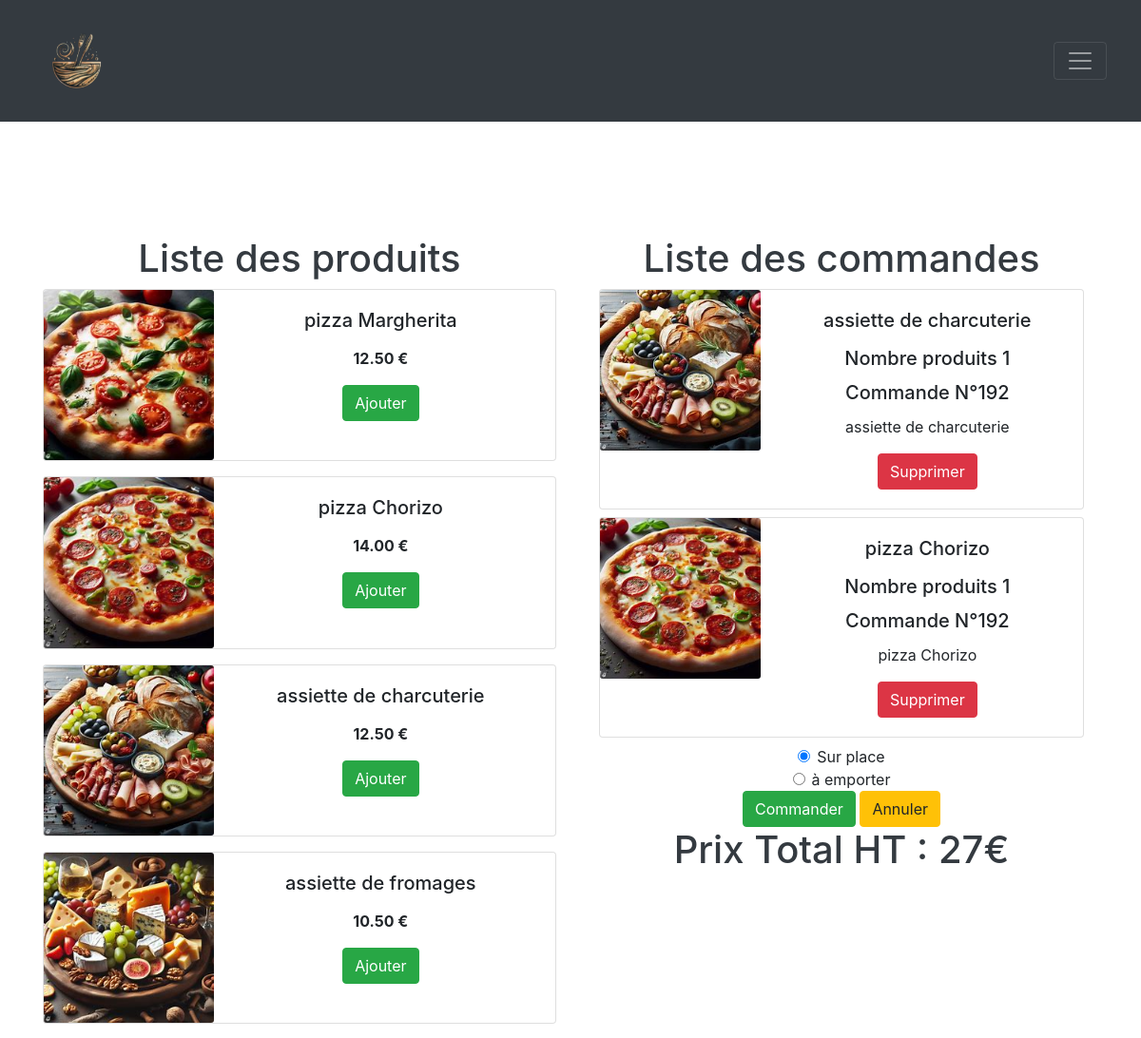
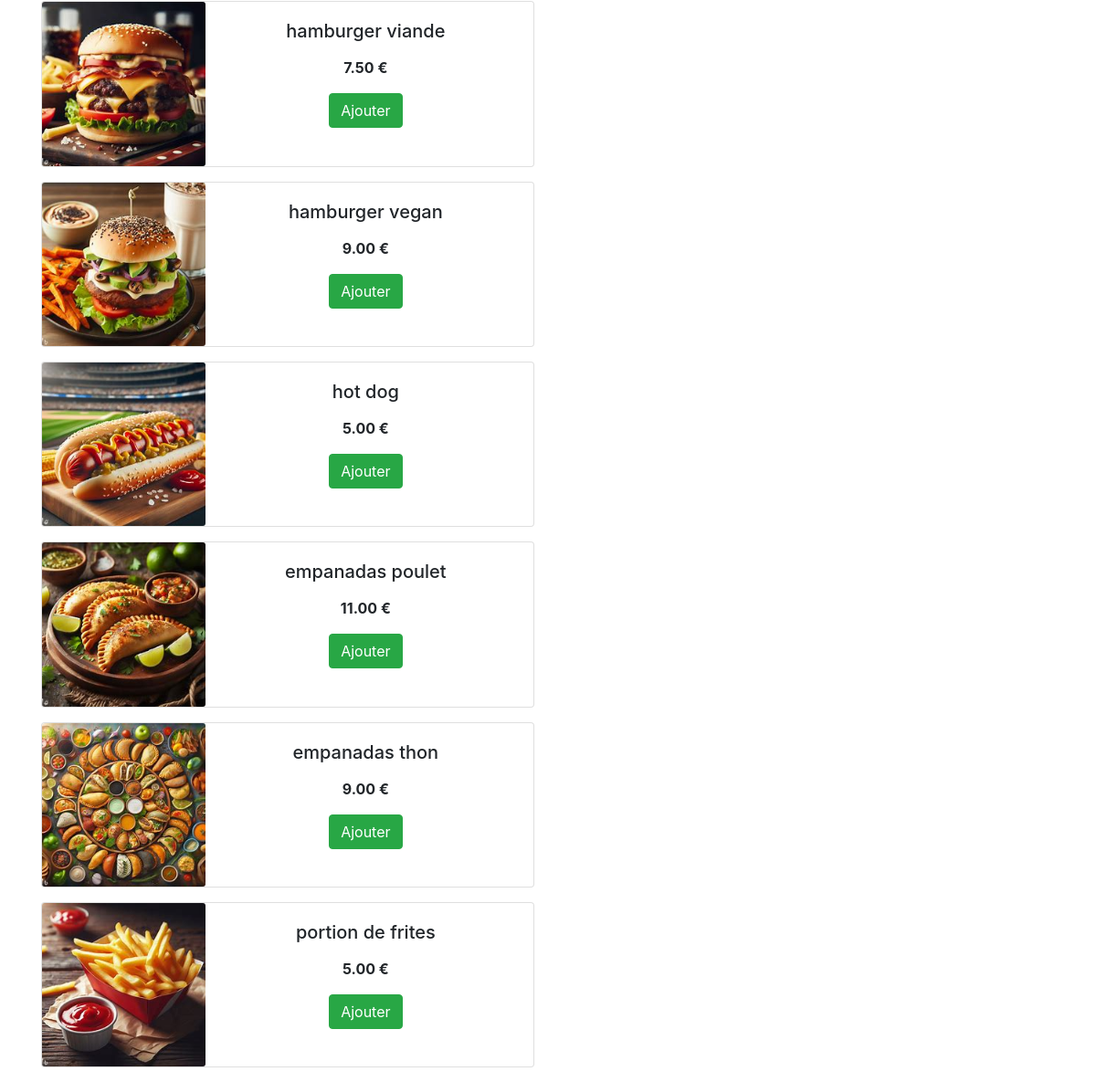
The page /list.php (signed in) on the database its author committed (2 pictures, top to bottom).
### tables this page shows
CREATE TABLE `produit` (
  `id_produit` int NOT NULL,
  `libelle` varchar(255) NOT NULL,
  `prix_ht` decimal(10,2) NOT NULL,
  `descProduit` varchar(250) DEFAULT NULL
);

CREATE TABLE `ligne` (
  `id_ligne` int NOT NULL,
  `id_commande` int NOT NULL,
  `id_produit` int NOT NULL,
  `qte` int NOT NULL DEFAULT '0',
  `total_ligne_ht` decimal(10,2) NOT NULL DEFAULT '0.00'
);

### class/database.class.php (called while the page is built, shortened)
<?php
class Database
{
    private PDO $dbh;
    function __construct(PDO $pDO)
    {
        $this->dbh = $pDO;
    }
    public function SelectDb(string $sql, ?array $champs)
    {
        try {
            $sth = $this->dbh->prepare($sql);
            $sth->execute($champs);
            $row = $sth->fetchAll();
            return $row;
        } catch (PDOException $e) {
            die("<p>Erreur lors de la requête SELECT SQL : " . $e->getMessage() . "</p>");
        }
    }
}
?>

### list.php (the view, shortened to what this page needs)
<?php
include_once "class/database.class.php";
$objetConnexion = db_connect();
$db = new Database($objetConnexion);
$user = $_SESSION["user"];
if ($user) {
    $produits = $db->SelectDb("SELECT * FROM produit;", NULL);
    $commandes = $db->SelectDb("SELECT * FROM commande, user WHERE user.id_user = commande.id_user AND commande.id_user=:idUser;", [":idUser" => $user['id_user']]);
    if (!empty($commandes)) {
        $lignes = $db->SelectDb("SELECT id_ligne,id_commande,id_produit,qte,total_ligne_ht FROM `ligne`, user WHERE user.id_user = :id_user AND ligne.id_commande = :id_commande", [":id_user" => $user['id_user'], ":id_commande" => $commandes[0]["id_commande"]]);
    }
}
?>
<!doctype html>
<html lang="fr">
<head>
    <?php
    include('header.php');
    ?>
    <div class="container">
        <div class="row">
            <div class="col align-self-start">
                <div class="text-dark">
                    <h1>Liste des produits</h1>
                </div>
                <?php
                foreach ($produits as $row) {
                    echo
                        '
                    <form method="POST">
                    <div class="card mb-3" style="max-width: 640px;">
                    <div class="row no-gutters">
                        <div class="col-md-4">
                            <img src="images/' . $row['libelle'] . '.jpg" class="card-img" alt="pizza">
                        </div>
                        <div class="col-md-8">
                            <div class="card-body" style="width: 350px;">
                                <h5 class="card-title">' . $row['libelle'] . '</h5>
                                <p class="card-text">' . $row['descProduit'] . '</p>
                                <p class="font-weight-bold">' . $row['prix_ht'] . ' €</p>
                                <input type="hidden"  name="productID" value="' . $row['id_produit'] . '">
                                <input type="submit" value="Ajouter" name="ajouter" class="btn btn-success"/>
                            </div>
                        </div>
                    </div>
                  </div>
                </form>';
                }
                ?>
            </div>
            <div class="col align-self-start">
                <div class="text-dark">
                    <h1> Liste des commandes</h1>
                </div>
                <div class="box">
                    <div class="col align-self-start">
                        <?php
                        $show = false;
                        $previousID = null;
                        $liste_ids[] = array();
                        $array_id_produits = array();
                        if (!empty($lignes)) {
                            foreach ($lignes as $row) {
                                $the_product = $db->SelectDb("SELECT * FROM produit WHERE id_produit=:id_produit", [':id_produit' => $row['id_produit']]);
                                $array_id_produits[] = $the_product[0]['libelle'];
                            }
                            $array_id_produits = array_replace($array_id_produits, array_fill_keys(array_keys($array_id_produits, null), ''));
                            $array_id_produits = array_count_values($array_id_produits);
                            foreach ($lignes as $row) {
                                $liste_ids[] = $row['id_produit'];
                                if (!empty($liste_ids)) {
                                    if (!in_array($row['id_produit'], $_SESSION["liste_ids"])) {
                                        $show = true;
                                    } elseif ($row['id_produit'] == $previousID) {
                                        $show = false;
                                    }  elseif (in_array($row['id_produit'], $_SESSION["liste_ids"])) {
                                        $show = false;
                                    }
                                }
                                $the_product = $db->SelectDb("SELECT * FROM produit WHERE id_produit=:id_produit", [':id_produit' => $row['id_produit']]);
                                $typeconso = $db->SelectDb(
                                    "SELECT type_conso FROM `commande`, user WHERE commande.id_commande = :id_commande AND user.id_user = :id_user;",
                                    [":id_commande" => $row["id_commande"], ":id_user" => $user["id_user"]]
                                );
                                if ($show) {
                                    echo '
                                <form method="POST">
                                <div class="card mb-2" style="max-width: 640px;">
                                <div class="row no-gutters">
                                    <div class="col-md-4">
                                        <img src="images/' . $the_product[0]['libelle'] . '.jpg" class="card-img" alt="pizza">
                                    </div>
                                    <div class="col-md-8">
                                    <div class="card-body" style="width: 350px;">
                                    <h5 class="card-title"> ' . $the_product[0]['libelle'] . '</h5>
                                    <p class="font-weight-bold"> </p>
                                    <h5 class="card-title"> Nombre produits ' . $array_id_produits[$the_product[0]['libelle']] . '</h5>
                                    <h5 class="card-title"> Commande N°' . $row['id_commande'] . '</h5>
                                     <p class="card-text">' . $the_product[0]['libelle'] . '</p>
                                                <input type="hidden"  name="deleteID" value="' . $row['id_ligne'] . '">
                                            <input type="submit" value="Supprimer" name="supprimer" class="btn btn-danger"/>
                                        </div>
                                    </div>
                                </div>
                            </div>
                            </form>
                            ';
                                }
                                $previousID = $row['id_produit'];
                            }
                        }
                        ?>
                    </div>
                </div>
                <form method="POST">
                    <div class="form-check">
                        <input class="form-check-input" type="radio" value="0" name="typeconsommation"
                            id="typeconsommation" checked>
                        <label class="form-check-label" for="flexRadioDefault1">
                            Sur place
                        </label>
                    </div>
                    <div class="form-check">
                        <input class="form-check-input" type="radio" value="1" name="typeconsommation"
                            id="typeconsommation">
                        <label class="form-check-label" for="flexRadioDefault2">
                            à emporter
                        </label>
                    </div>
                    <input type="submit" name="commander" class="btn btn-success" value="Commander">
                    <input type="submit" name="annuler" class="btn btn-warning" value="Annuler">
                </form>
                <div class="text-dark">
                    <h1>Prix Total HT :
                        <?php echo $_SESSION["total_commande"]."€";
                        ?>
                    </h1>
                </div>
            </div>
        </div>
    </div>
    </body>
</html>

### header.php (shortened to what this page needs)
    <link rel="stylesheet" href="css/main.css">
    <link rel="stylesheet" href="https://cdn.jsdelivr.net/npm/bootstrap@4.0.0/dist/css/bootstrap.min.css">
</head>
<body style="background-color: white;">
    <nav class="navbar navbar-dark bg-dark">
        <div class="container-fluid">
            <a class="navbar-brand" href="#">
                <img width='30%' height='30%' src="img/logoRestoNoBg.png">
            </a>
            <button class="navbar-toggler" style="margin-right:5px !important;" type="button" data-bs-toggle="collapse" data-bs-target="#navbarSupportedContent">
                <span class="navbar-toggler-icon">
                </span>
            </button>
        </div>
    </nav>
    <section class="space"></section>

### css/main.css (style rules this page uses)
body { font-family: Lucida Console; padding:auto; margin:auto; background-color: white; box-sizing: border-box; }
h1, h2, h3, h4, h5, h6, p, form { text-align:center; }
.space { padding-top: 15vh; }

### rows shown on the page
produit: libelle (picture), libelle "pizza Margherita", prix_ht "12.50"
produit: libelle (picture), libelle "pizza Chorizo", prix_ht "14.00"
produit: libelle (picture), libelle "assiette de charcuterie", prix_ht "12.50"
produit: libelle (picture), libelle "assiette de fromages", prix_ht "10.50"
produit: libelle (picture), libelle "hamburger viande", prix_ht "7.50"
produit: libelle (picture), libelle "hamburger vegan", prix_ht "9.00"
produit: libelle (picture), libelle "hot dog", prix_ht "5.00"
produit: libelle (picture), libelle "empanadas poulet", prix_ht "11.00"
produit: libelle (picture), libelle "empanadas thon", prix_ht "9.00"
produit: libelle (picture), libelle "portion de frites", prix_ht "5.00"
ligne: id_produit.libelle (picture), id_produit.libelle "assiette de charcuterie", id_produit.libelle "1", id_commande "192"
ligne: id_produit.libelle (picture), id_produit.libelle "pizza Chorizo", id_produit.libelle "1", id_commande "192"

### other values the page prints
$_SESSION["total_commande"] "27"
